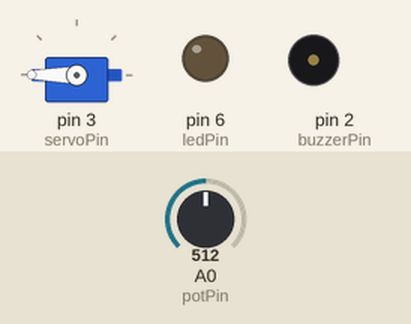
Bench run of a sketch on a simulated Arduino Uno, built with avr-gcc and run on an emulated ATmega328P. Shown: servo, output pins drawn as LEDs (lit = HIGH), buzzer (waves = sounding). The test bench sets the inputs (shaded band); at power-on: A0 (potPin) = 512. What the sketch prints to the serial monitor is not drawn.

Above: at 4.35 s.
4.7 s: A0 (potPin) set to 306
At 8.66 s:
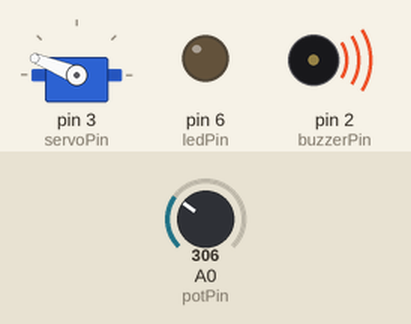
9.8 s: A0 (potPin) set to 122
At 12.49 s:
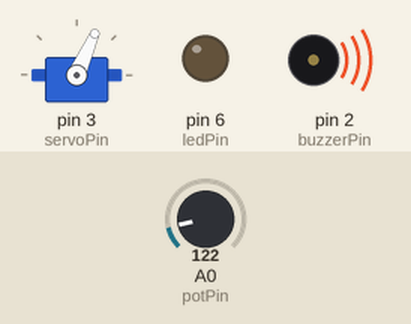
14.5 s: A0 (potPin) set to 0
At 16.33 s:
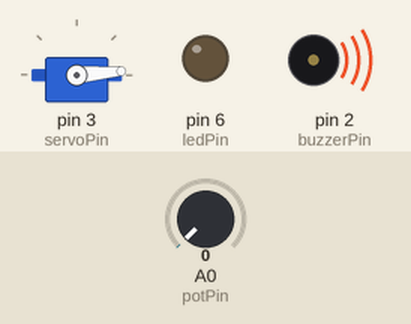
19.2 s: A0 (potPin) set to 511
At 24.0 s:
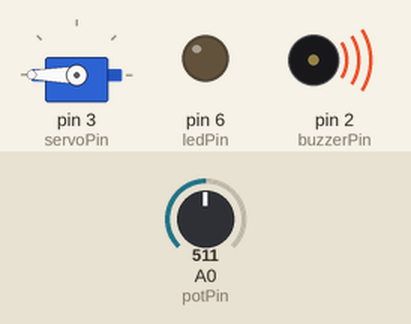
Timing chart, 0 to 24.9 s (numbered marks = the images above; inputs shaded):
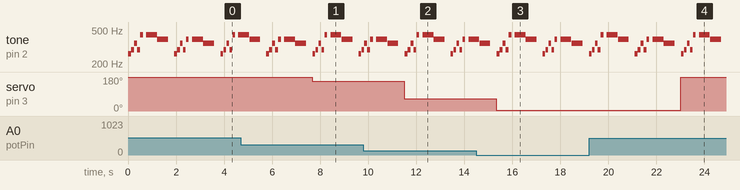

Measured:
- after the input at 4.7 s, servo on pin 3 (servoPin): 180° → 158° after 3.0 s
- after the input at 9.8 s, servo on pin 3 (servoPin): 158° → 66° after 1.7 s
- after the input at 14.5 s, servo on pin 3 (servoPin): 66° → 5° after 0.84 s
- after the input at 19.2 s, servo on pin 3 (servoPin): 5° → 180° after 3.8 s
- by itself, tone on pin 2 (buzzerPin): plays 294 Hz for 0.11 s, 349 Hz for 0.11 s, 294 Hz for 0.11 s, 440 Hz for 0.11 s, 440 Hz for 0.45 s, 392 Hz for 0.45 s … (20 notes in this stretch)

The sketch:

Three_Labs_in_One_.ino
```cpp
#include <Servo.h>

//////////////////////////////////////////////////////////////////////////////////////////////////
// Servo lab
Servo servo;
const int potPin = A0; //measure pot position
int pos; //declare variable for servo position
int servoPin = 3; //declare the pin where the servo is connected
int servoDelay = 20; //delay to allow the servo to reach position and settle down
int potRead; //declare variable for the value read from the potentiometer

//////////////////////////////////////////////////////////////////////////////////////////////////
// Lab 5
const int button1Pin = 0;  // pushbutton 1 pin
const int button2Pin = 1;  // pushbutton 2 pin
const int ledPin =  6;    // LED pin
int button1State, button2State;  // variables to hold the pushbutton states

///////////////////////////////////////////////////////////////////////////////////////////////////
// Lab 11
const int buzzerPin = 2;    // connect the buzzer to pin 9
const int songLength = 18;  // sets the number of notes of the song

// Notes is an array of text characters corresponding to the notes
// in your song. A space represents a rest (no tone)

char notes[songLength] = {
  'c', 'd', 'f', 'd', 'a', ' ', 'a', 'g', ' ', 'c', 'd', 'f', 'd', 'g', ' ', 'g', 'f', ' '};

// beats[] is an array of values for each note. A "1" represents a quarter-note,
// "2" a half-note, and "4" a quarter-note.
// Don't forget that the rests (spaces) need a length as well.

int beats[songLength] = {
  1, 1, 1, 1, 1, 1, 4, 4, 2, 1, 1, 1, 1, 1, 1, 4, 4, 2};

int tempo = 113;  // The tempo is how fast to play the song (beats per second).

///////////////////////////////////////////////////////////////////////////////////////////////////
void setup() {
  // Servo Lab
  Serial.begin(9600); //Set serial baud rate to 9600 bps
  servo.attach(servoPin, 900, 1100); //declare to which pin is the servo connected

///////////////////////////////////////////////////////////////////////////////////////////////////
  // Lab 5
  // Set up the pushbutton pins to be an input:
  pinMode(button1Pin, INPUT);
  pinMode(button2Pin, INPUT);

  // Set up the LED pin to be an output:
  pinMode(ledPin, OUTPUT);

///////////////////////////////////////////////////////////////////////////////////////////////////
  // Lab 11
  pinMode(buzzerPin, OUTPUT);  // sets the  buzzer pin as an OUTPUT
}

///////////////////////////////////////////////////////////////////////////////////////////////////
void loop() {
  // Servo Lab
  potRead = analogRead(potPin); //read the potentiometer
  pos = (.5)*potRead+5;  // calcuate the position from the potentiometer reading
  servo.write(pos);  //write the position on the servo
  Serial.print("sensor: ");
  Serial.print(potRead);
  delay(servoDelay);
///////////////////////////////////////////////////////////////////////////////////////////////////
  // Lab 5
  button1State = digitalRead(button1Pin);
  button2State = digitalRead(button2Pin);

  // if button1 or button 2 are pressed (but not both)
  if (((button1State == LOW) && (button2State == HIGH)) || ((button1State == HIGH) && (button2State == LOW)))
  {
    digitalWrite(ledPin, HIGH);  // turn the LED on
  }
  else
  {
    digitalWrite(ledPin, LOW);  // turn the LED off
  }
///////////////////////////////////////////////////////////////////////////////////////////////////
  // Lab 11
    int i, duration; //

  for (i = 0; i < songLength; i++) // for loop is used to index through the arrays
  {
    duration = beats[i] * tempo;  // length of note/rest in ms

    if (notes[i] == ' ')          // is this a rest?
      delay(duration);            // then pause for a moment
    else                          // otherwise, play the note
    {
      tone(buzzerPin, frequency(notes[i]), duration);
      delay(duration);            // wait for tone to finish
    }
    delay(tempo/10);              // brief pause between notes
  }

  //while(true){
  // We only want to play the song once, so we pause forever
  //}
  // If you'd like your song to play over and over, remove the while(true)
  // statement above
}

int frequency(char note)
{
  int i;
  const int numNotes = 8;  // number of notes we're storing
  char names[numNotes] = {
    'c', 'd', 'e', 'f', 'g', 'a', 'b', 'C'    };
  int frequencies[numNotes] = {
    262, 294, 330, 349, 392, 440, 494, 523    };

  // Now we'll search through the letters in the array, and if
  // we find it, we'll return the frequency for that note.

  for (i = 0; i < numNotes; i++)  // Step through the notes
  {
    if (names[i] == note)         // Is this the one?
    {
      return(frequencies[i]);     // Yes! Return the frequency and exit function.
    }
  }
  return(0);  // We looked through everything and didn't find it,
  // but we still need to return a value, so return 0.
}
```
